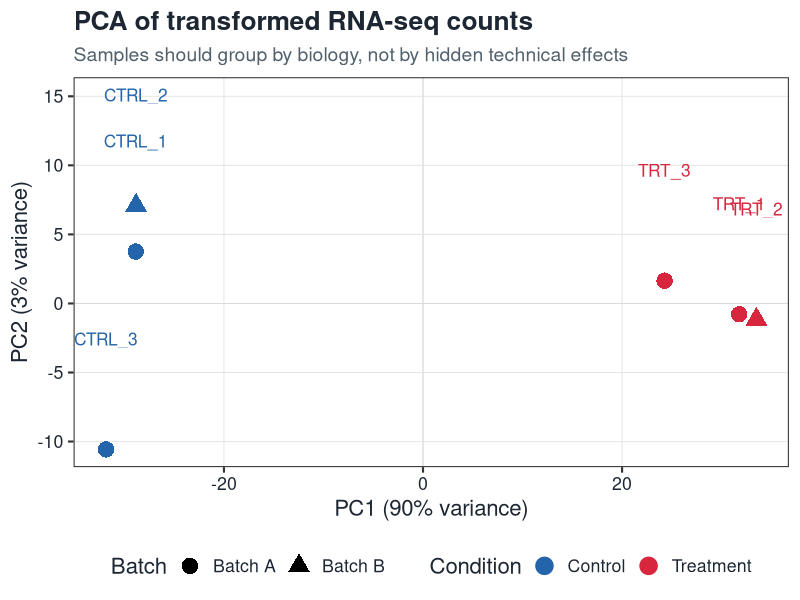
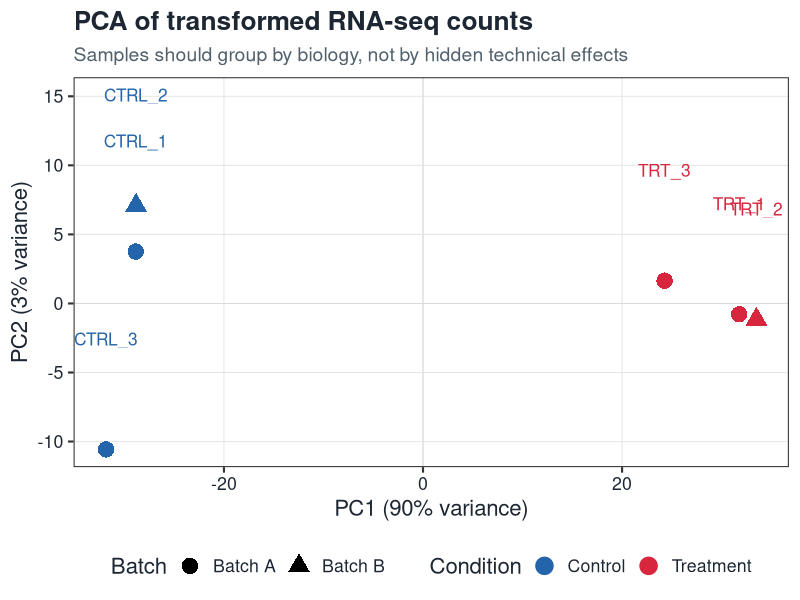
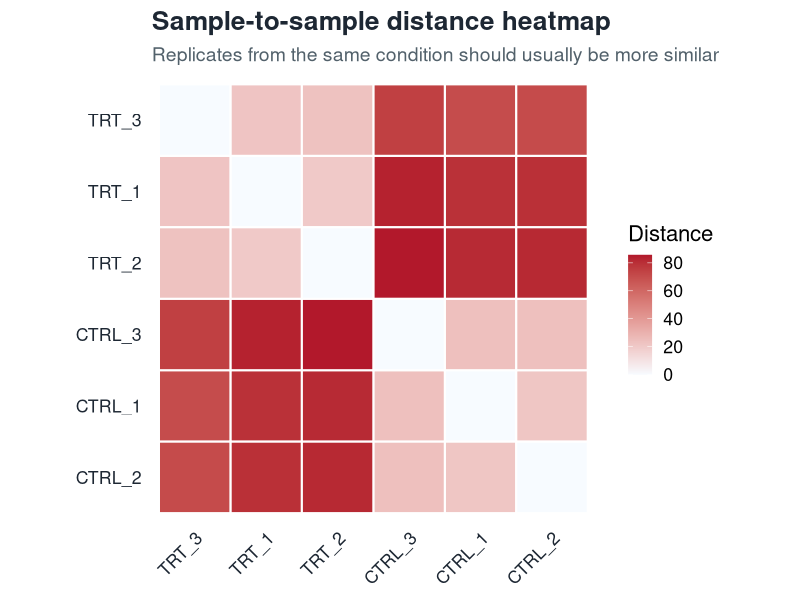
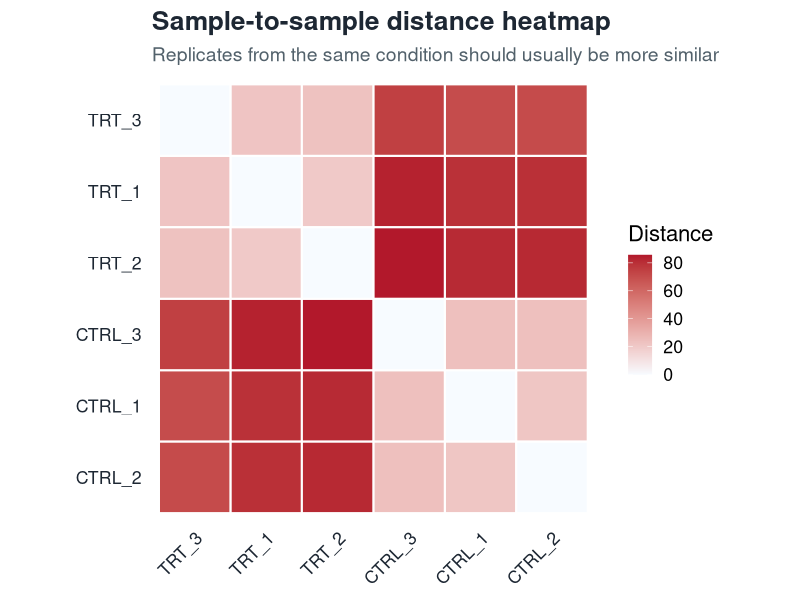
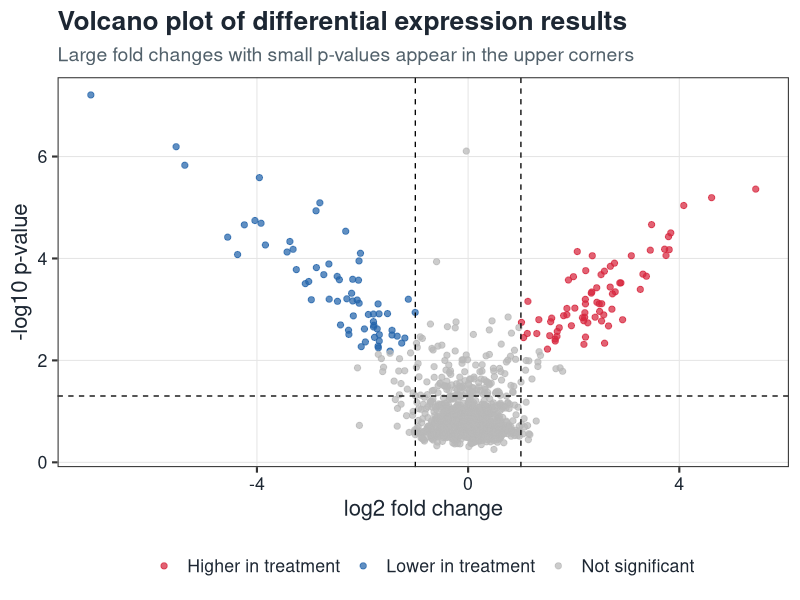
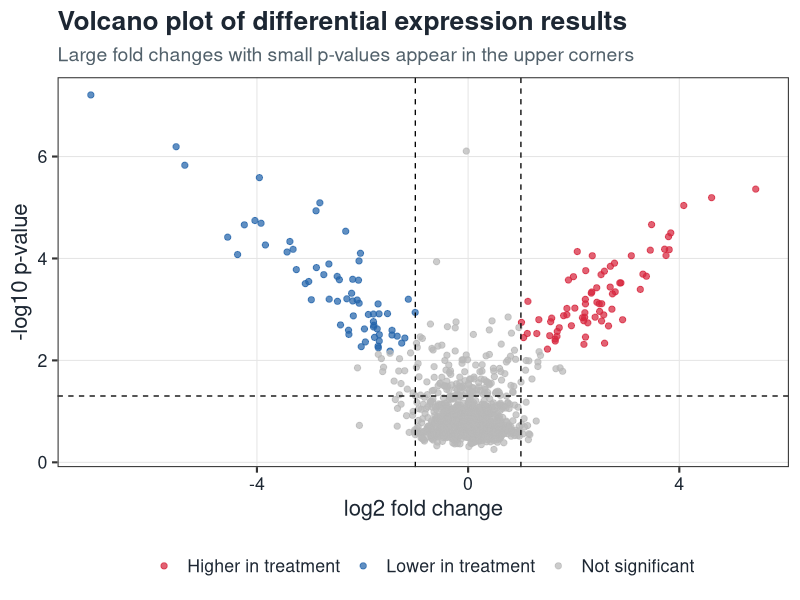

Here is the R script that generated these plots, in order:
#!/usr/bin/env Rscript

suppressPackageStartupMessages({
  library(ggplot2)
  library(dplyr)
})

set.seed(20260412)

outdir <- "images"
dir.create(outdir, showWarnings = FALSE, recursive = TRUE)

save_plot <- function(filename, plot, width, height) {
  png_path <- file.path(outdir, paste0(filename, ".png"))
  pdf_path <- file.path(outdir, paste0(filename, ".pdf"))
  ggsave(png_path, plot, width = width, height = height, dpi = 600, bg = "white")
  ggsave(pdf_path, plot, width = width, height = height, bg = "white")
}

base_theme <- theme_bw(base_size = 16) +
  theme(
    plot.title = element_text(face = "bold", size = 19, color = "#1D2733"),
    plot.subtitle = element_text(size = 14, color = "#52616B"),
    panel.grid.minor = element_blank(),
    panel.grid.major = element_line(color = "grey90", linewidth = 0.35),
    axis.title = element_text(color = "#1D2733"),
    axis.text = element_text(color = "#1D2733"),
    legend.position = "bottom",
    legend.title = element_text(color = "#1D2733"),
    legend.text = element_text(color = "#1D2733")
  )

sample_info <- tibble(
  sample = c("CTRL_1", "CTRL_2", "CTRL_3", "TRT_1", "TRT_2", "TRT_3"),
  condition = rep(c("Control", "Treatment"), each = 3),
  batch = rep(c("Batch A", "Batch B", "Batch A"), 2)
)

n_genes <- 1200
gene_ids <- sprintf("gene_%04d", seq_len(n_genes))
base_mean <- rgamma(n_genes, shape = 2.2, rate = 0.05)
de_genes <- sample(seq_len(n_genes), 180)
true_lfc <- rep(0, n_genes)
true_lfc[de_genes] <- rnorm(length(de_genes), mean = 0, sd = 1.6)
true_lfc[de_genes[seq_len(90)]] <- abs(true_lfc[de_genes[seq_len(90)]]) + 0.8
true_lfc[de_genes[91:180]] <- -abs(true_lfc[de_genes[91:180]]) - 0.8

counts <- matrix(0, nrow = n_genes, ncol = nrow(sample_info))
for (j in seq_len(nrow(sample_info))) {
  condition_effect <- ifelse(sample_info$condition[j] == "Treatment", 2 ^ true_lfc, 1)
  batch_effect <- ifelse(sample_info$batch[j] == "Batch B", 1.12, 1)
  library_size <- runif(1, 0.88, 1.18)
  mu <- base_mean * condition_effect * batch_effect * library_size
  counts[, j] <- rnbinom(n_genes, mu = mu, size = 14)
}
rownames(counts) <- gene_ids
colnames(counts) <- sample_info$sample

log_counts <- log2(counts + 1)

# PCA plot --------------------------------------------------------------------
pca <- prcomp(t(log_counts), scale. = TRUE)
pca_df <- as_tibble(pca$x[, 1:2], rownames = "sample") |>
  left_join(sample_info, by = "sample")
pct <- round(100 * summary(pca)$importance[2, 1:2], 1)

p_pca <- ggplot(pca_df, aes(PC1, PC2, color = condition, shape = batch)) +
  geom_hline(yintercept = 0, linewidth = 0.3, color = "grey85") +
  geom_vline(xintercept = 0, linewidth = 0.3, color = "grey85") +
  geom_point(size = 4.8, stroke = 1.1) +
  geom_text(aes(label = sample), nudge_y = 8, size = 4.4, show.legend = FALSE) +
  scale_color_manual(values = c(Control = "#2364AA", Treatment = "#D7263D")) +
  labs(
    title = "PCA of transformed RNA-seq counts",
    subtitle = "Samples should group by biology, not by hidden technical effects",
    x = paste0("PC1 (", pct[1], "% variance)"),
    y = paste0("PC2 (", pct[2], "% variance)"),
    color = "Condition",
    shape = "Batch"
  ) +
  base_theme

save_plot("09-rnaseq-ggplot-pca", p_pca, width = 8.4, height = 6.0)

# Sample distance heatmap -----------------------------------------------------
sample_dist <- as.matrix(dist(t(log_counts)))
hc <- hclust(as.dist(sample_dist))
sample_order <- hc$labels[hc$order]

dist_df <- as.data.frame(as.table(sample_dist)) |>
  as_tibble() |>
  rename(sample_a = Var1, sample_b = Var2, distance = Freq) |>
  mutate(
    sample_a = factor(sample_a, levels = sample_order),
    sample_b = factor(sample_b, levels = rev(sample_order))
  )

p_heatmap <- ggplot(dist_df, aes(sample_a, sample_b, fill = distance)) +
  geom_tile(color = "white", linewidth = 0.7) +
  coord_fixed() +
  scale_fill_gradient(low = "#F7FBFF", high = "#B2182B", name = "Distance") +
  labs(
    title = "Sample-to-sample distance heatmap",
    subtitle = "Replicates from the same condition should usually be more similar",
    x = NULL,
    y = NULL
  ) +
  theme_minimal(base_size = 16) +
  theme(
    plot.title = element_text(face = "bold", size = 19, color = "#1D2733"),
    plot.subtitle = element_text(size = 14, color = "#52616B"),
    panel.grid = element_blank(),
    axis.text = element_text(color = "#1D2733"),
    axis.text.x = element_text(angle = 45, hjust = 1),
    legend.position = "right"
  )

save_plot("09-rnaseq-ggplot-sample-distance", p_heatmap, width = 7.6, height = 6.4)

# Volcano plot ----------------------------------------------------------------
result_tbl <- tibble(
  gene_id = gene_ids,
  log2FoldChange = true_lfc + rnorm(n_genes, sd = 0.45),
  baseMean = rowMeans(counts)
) |>
  mutate(
    signal = abs(true_lfc) + log10(baseMean + 1) / 4,
    pvalue = pmin(1, 10 ^ (-(signal + rexp(n_genes, rate = 2.8)))),
    padj = p.adjust(pvalue, method = "BH"),
    status = case_when(
      padj < 0.05 & log2FoldChange > 1 ~ "Higher in treatment",
      padj < 0.05 & log2FoldChange < -1 ~ "Lower in treatment",
      TRUE ~ "Not significant"
    ),
    neg_log10_p = -log10(pvalue)
  )

p_volcano <- ggplot(result_tbl, aes(log2FoldChange, neg_log10_p, color = status)) +
  geom_point(alpha = 0.72, size = 1.8) +
  geom_vline(xintercept = c(-1, 1), linetype = "dashed", linewidth = 0.45) +
  geom_hline(yintercept = -log10(0.05), linetype = "dashed", linewidth = 0.45) +
  scale_color_manual(
    values = c(
      "Higher in treatment" = "#D7263D",
      "Lower in treatment" = "#2364AA",
      "Not significant" = "grey72"
    )
  ) +
  labs(
    title = "Volcano plot of differential expression results",
    subtitle = "Large fold changes with small p-values appear in the upper corners",
    x = "log2 fold change",
    y = "-log10 p-value",
    color = NULL
  ) +
  base_theme

save_plot("09-rnaseq-ggplot-volcano", p_volcano, width = 8.4, height = 6.0)

message("Generated RNA-seq ggplot figures in ", normalizePath(outdir))
